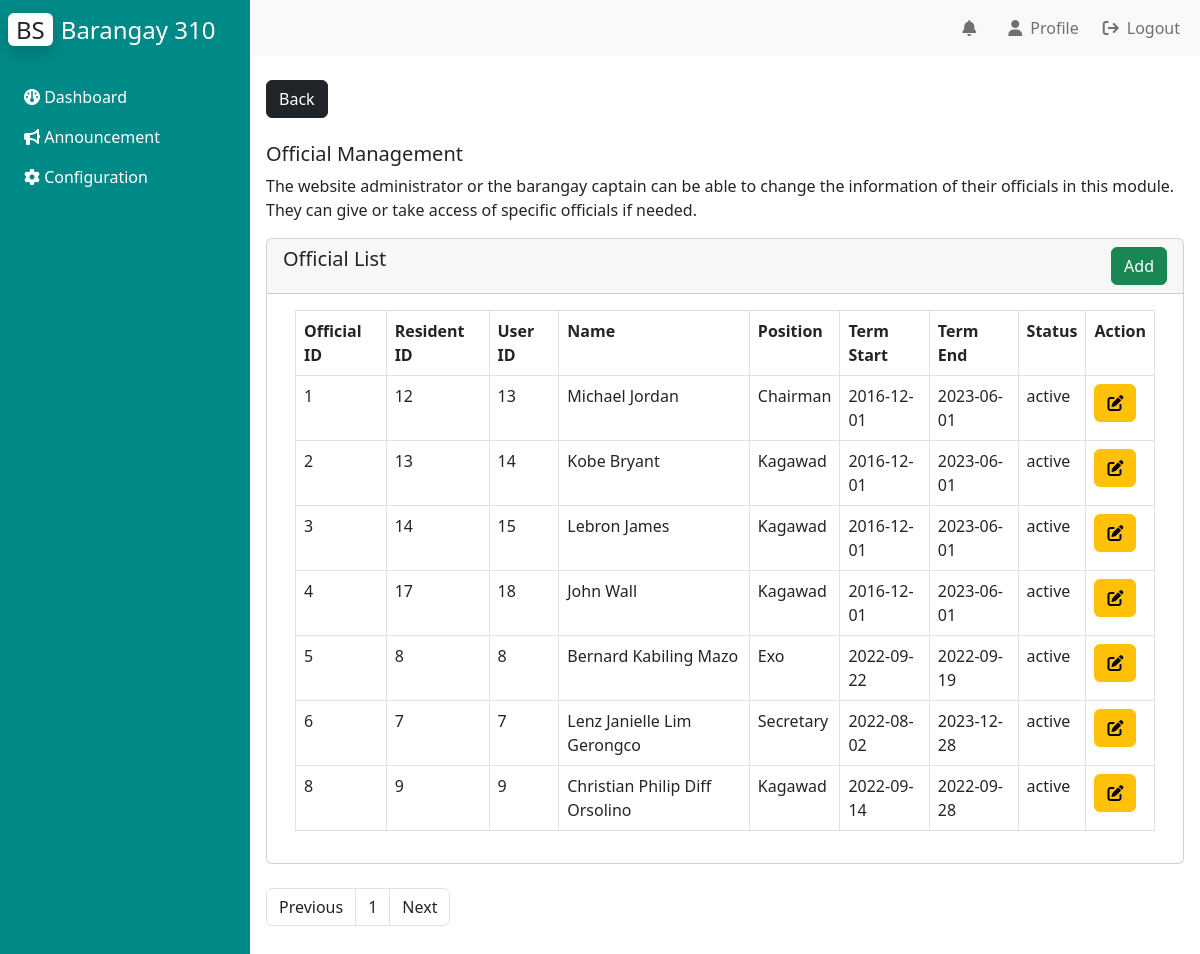
The page /Admin/official_management/official_management.php (signed in) on the database its author committed.
### tables this page shows
CREATE TABLE `bgy_info` (
  `id` int(10) NOT NULL AUTO_INCREMENT,
  `color_theme` varchar(10) NOT NULL,
  `logo_url` text NOT NULL,
  `bgy_name` text NOT NULL,
  `vision` text DEFAULT NULL,
  `mission` text DEFAULT NULL,
  `city` varchar(50) DEFAULT NULL,
  `background_url` varchar(100) DEFAULT NULL,
  PRIMARY KEY (`id`)
);

CREATE TABLE `tblofficial` (
  `official_id` int(11) NOT NULL AUTO_INCREMENT,
  `resident_id` int(11) NOT NULL,
  `user_id` int(11) NOT NULL,
  `name` varchar(50) NOT NULL,
  `position` varchar(30) NOT NULL,
  `term_start` date NOT NULL,
  `term_end` date NOT NULL,
  `status` text NOT NULL,
  PRIMARY KEY (`official_id`),
  KEY `residency` (`resident_id`),
  KEY `ACCOUNT` (`user_id`),
  CONSTRAINT `ACCOUNT` FOREIGN KEY (`user_id`) REFERENCES `tbluser` (`id`) ON DELETE NO ACTION ON UPDATE NO ACTION,
  CONSTRAINT `residency` FOREIGN KEY (`resident_id`) REFERENCES `resident_table` (`id`) ON DELETE NO ACTION ON UPDATE NO ACTION
);

### phpfiles/bgy_info.php (called while the page is built)
<?php
    include("connection.php");
    $query = "SELECT * FROM bgy_info;";
    $result = $conn -> query($query);
    $row = $result -> fetch_array();
?>

### Admin/official_management/official_management.php (the view, shortened to what this page needs)
<?php
include('../../phpfiles/connection.php');
?>
<!DOCTYPE html>
<html lang="en" dir="ltr">
<head>
    <link rel="stylesheet" href="style.css">
    <link href="https://cdn.jsdelivr.net/npm/bootstrap@5.2.0/dist/css/bootstrap.min.css" rel="stylesheet">
    <link rel="stylesheet" href="https://cdnjs.cloudflare.com/ajax/libs/font-awesome/6.1.2/css/all.min.css"/>
</head>
<body>
    <div class="main_container d-flex">
        <div class="sidebar" id="side_nav" style="background: <?php
        include("../../phpfiles/bgy_info.php");
        echo $row[1];
        ?>">
            <div class="header-box px-2 pt-3 pb-4 d-flex justify-content-between">
                <h1 class=fs-4><span class="bg-white text-dark rounded shadow px-2 me-2">BS</span><span class="text-white">Barangay <?php
                                                                                                                                    include("../../phpfiles/bgy_info.php");
                                                                                                                                    echo $row[3];
                                                                                                                                    ?></span></h1>
            </div>
            <ul class="list-unstyled px-2">
            <li class=""><a href="../dashboard/dashboard.php" class="text-decoration-none px-3 py-2 d-block"><i class="fa-solid fa-gauge"></i>&nbsp;Dashboard</a></li>
            <li class=""><a href="../announcement/announcement.php" class="text-decoration-none px-3 py-2 d-block"><i class="fa-solid fa-bullhorn"></i>&nbsp;Announcement</a></li>
            <li class=""><a href="../configuration/configuration.php" class="text-decoration-none px-3 py-2 d-block"><i class="fa-solid fa-gear"></i>&nbsp;Configuration</a></li>
            </ul>
        </div>
        <div class="content">
            <?php include("../../phpfiles/official_nav.php")?>
            <div class="dashboard-content px-3 py-4">
                <a href="../dashboard/dashboard.php"><button type="button" class="btn btn-dark">Back</button></a>
                <br>
                <br>
                <h2 class="fs-5">Official Management</h2>
                <p>The website administrator or the barangay captain can be able to change the information of their officials in this module.
                    They can give or take access of specific officials if needed.</p>
                <?php
                    if(isset($_GET['page'])){
                        $page = $_GET['page'];
                    } else {
                        $page = $_GET['page'];
                    }
                    $start = ($page-1) * 10;
                    $query = "SELECT * FROM tblofficial LIMIT $start, 10;";
                    $result = $conn -> query($query);
                    $result1 = $conn -> query("SELECT count(official_id) as id FROM tblofficial;");
                    $offCount = $result1->fetch_assoc();
                    $total = $offCount['id'];
                    $pages = ceil($total / 10);
                    if($page > 1){
                        $previous = $page - 1;
                    } else {
                        $previous = $page;
                    }
                    if($page < $pages){
                        $next = $page + 1;
                    } else {
                        $next = $page;
                    }
                ?>
                <div class="card">
                    <h5 class="card-header">Official List<button class="addresident btn btn-success" style="float: right">Add</button></h5>
                    <div class="card-body">
                        <div class="container-fluid">
                            <div class="table-responsive" style="width: 100%;">
                                <table class="table table-bordered">
                                    <thead>
                                        <tr class="align-top">
                                            <th>Official ID</th>
                                            <th>Resident ID</th>
                                            <th>User ID</th>
                                            <th>Name</th>
                                            <th>Position</th>
                                            <th>Term Start</th>
                                            <th>Term End</th>
                                            <th>Status</th>
                                            <th>Action</th>
                                        </tr>
                                    </thead>
                                    <?php while($row = $result->fetch_assoc()){ ?>
                                    <tr>
                                        <td><?php echo $row["official_id"]; ?></td>
                                        <td><?php echo $row["resident_id"]; ?></td>
                                        <td><?php echo $row["user_id"]; ?></td>
                                        <td><?php echo $row["name"]; ?></td>
                                        <td><?php echo $row["position"]; ?></td>
                                        <td><?php echo $row["term_start"]; ?></td>
                                        <td><?php echo $row["term_end"]; ?></td>
                                        <td><?php echo $row["status"]; ?></td>
                                        <td><div class="btn-group" role="group" aria-label="Basic example">
                                            <button data-id="<?php echo $row['official_id']; ?>" class="editofficial btn btn-warning"><i class="fa-solid fa-pen-to-square"></i></button>
                                            </div>
                                        </td>
                                    </tr>
                                    <?php } ?>
                                </table>
                            </div>
                        </div>
                    </div>
                </div><br>
                <nav aria-label="Page navigation example">
                    <ul class="pagination">
                        <li class="page-item"><a class="page-link text-dark" href="official_management.php?page=<?php echo $previous;?>">Previous</a></li>
                        <?php for($i=1; $i<=$pages;$i++)
                        {?>
                            <li class="page-item"><a class="page-link text-dark" href="official_management.php?page=<?php echo $i;?>"><?php echo $i;?></a></li>
                        <?php
                        }?>
                        <li class="page-item"><a class="page-link text-dark" href="official_management.php?page=<?php echo $next;?>">Next</a></li>
                    </ul>
                </nav>
            </div>
        </div>
    </div>
</body>
</html>

### Admin/official_management/style.css (style rules this page uses)
body { background: #eee; }
#side_nav { background: #000; min-width: 250px; max-width: 250px; transition: all 0.3s; }
.content { min-height: 100vh; width: calc(100% - 250px); }
.sidebar li a { color: #fff; }

### rows shown on the page
bgy_info: bgy_name "310"
tblofficial: official_id "1", resident "12", user "13", name "Michael Jordan", position "Chairman", term_start "2016-12-01", term_end "2023-06-01", status "active"
tblofficial: official_id "2", resident "13", user "14", name "Kobe Bryant", position "Kagawad", term_start "2016-12-01", term_end "2023-06-01", status "active"
tblofficial: official_id "3", resident "14", user "15", name "Lebron James", position "Kagawad", term_start "2016-12-01", term_end "2023-06-01", status "active"
tblofficial: official_id "4", resident "17", user "18", name "John Wall", position "Kagawad", term_start "2016-12-01", term_end "2023-06-01", status "active"
tblofficial: official_id "5", resident "8", user "8", name "Bernard Kabiling Mazo", position "Exo", term_start "2022-09-22", term_end "2022-09-19", status "active"
tblofficial: official_id "6", resident "7", user "7", name "Lenz Janielle Lim Gerongco", position "Secretary", term_start "2022-08-02", term_end "2023-12-28", status "active"
tblofficial: official_id "8", resident "9", user "9", name "Christian Philip Diff Orsolino", position "Kagawad", term_start "2022-09-14", term_end "2022-09-28", status "active"
